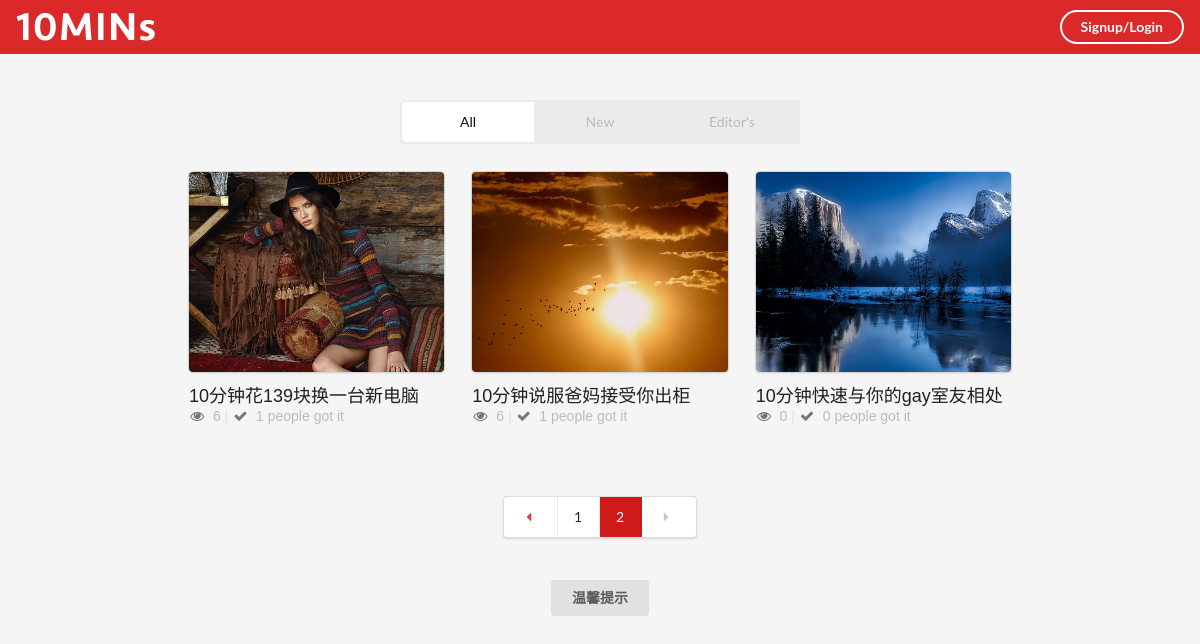
The page /index/?cat=all&page=2 on the database its author committed.
### firstapp/models.py (models this page shows, shortened)
class Article(models.Model):
    title = models.CharField(max_length=500)
    img = models.CharField(null=True, blank=True, max_length=250)
    content = models.TextField(null=True, blank=True)
    views = models.IntegerField(default=0)
    likes = models.IntegerField(default=0)
    createtime = models.DateField()
    collected_by = models.ManyToManyField(blank=True, to=UserProfile, related_name='under_collection')
    CAT_CHOICES = {
        ("all", "All"),
        ("new", "New"),
        ("editor", "Editor's")
    }
    category = models.CharField(choices=CAT_CHOICES, default="all", max_length=20)

### firstapp/views.py (the view)
# urls.py: url(r'^index/', index, name="index"),
def index(request):
    cat = request.GET.get('cat')
    if cat == 'all':
        article_list = Article.objects.filter(category='all')
    elif cat == 'new':
        article_list = Article.objects.filter(category='new')
    elif cat == 'editor':
        article_list = Article.objects.filter(category='editor')
    page_robot = Paginator(article_list, 6)
    page_num = request.GET.get('page')
    try:
        article_list = page_robot.page(page_num)
    except EmptyPage:
        article_list = page_robot.page(page_robot.num_pages)
    except PageNotAnInteger:
        article_list = page_robot.page(1)
    context = {}
    context["article_list"] = article_list
    context["cat"] = cat
    return render(request, 'index.html', context)

### firstapp/templates/index.html (shortened to what this page needs)
{% load staticfiles %}
<!DOCTYPE html>
<html>
<head>
    <link rel="stylesheet" href="{% static 'css/semantic.css' %}" media="screen" title="no title" charset="utf-8">
    <link rel="stylesheet" href="{% static  'css/list_custom.css' %}" media="screen" title="no title" charset="utf-8">
</head>
<body>
    <div class="ui inverted top fixed menu borderless red menu">
        <div class="header item">
            <div class="ui image">
                <a href="{% url 'index' %}?cat=all">
                    <img src="{% static 'images/tenlogo.png' %}" alt="">
                </a>
            </div>
        </div>
        <div class="right menu">
            {% if request.user.is_authenticated %}
                <div class="item">
                    <h5 class="ui inverted header">
                        <div class="ui mini circular image">
                            <a href="{% url 'myinfo' %}">
                                <!-- note: don't forget .profile
                            because User has no avatar field -->
                                {% if request.user.profile.avatar %}
                                    <img src="/upload/{{ request.user.profile.avatar }}" alt="">
                                {% else %}
                                    <img src="{% static 'images/default.png' %}" alt="" />
                                {% endif %}
                            </a>
                        </div>
                        <span>
                            {% if request.user.profile.realname %}
                                {{ request.user.profile.realname }}
                            {% else %}
                                {{ request.user.username }}
                            {% endif %}
                        </span>
                    </h5>
                </div>
                <div class="item">
                    <a href="{% url 'logout' %}" class="ui inverted circular button">Logout</a>
                </div>
            {% else %}
                <div class="item">
                    <a href="{% url 'login' %}" class="ui inverted circular button">Signup/Login</a>
                </div>
            {% endif %}
        </div>
    </div>
    <div class="ui inverted segment container nav">
        <div class="ui  three borderless  item  menu">
            {% ifequal cat 'all' %}
                <a class="active item" href="?cat=all"> All </a>
            {% else %}
                <a class="item" href="?cat=all"> All </a>
            {% endifequal %}
            {% ifequal cat 'new' %}
                <a class="active item" href="?cat=new"> New </a>
            {% else %}
                <a class="item" href="?cat=new"> New </a>
            {% endifequal %}
            {% ifequal cat 'editor' %}
                <a class="active item" href="?cat=editor"> Editor's </a>
            {% else %}
                <a class="item" href="?cat=editor"> Editor's </a>
            {% endifequal %}
        </div>
    </div>
    <div class="ui basic segment container content">
        <div class="ui three column grid">
            {% if article_list%}
                {% for article in article_list %}
                <div class="column">
                    <a class="ui fluid card" href="{% url 'detail' article.id %}">
                        <div class="image">
                            <img src="{{ article.img }}" alt="" style="height:200px;object-fit: cover;">
                        </div>
                    </a>
                    <div class="title header" href="#">{{ article.title }}</div>
                    <i class="icon grey unhide"></i>
                    <span style="color:#bbbbbb">{{ article.views }}</span>
                    <span class="" style="color:rgb(226, 226, 226)">|</span>
                    <i class="icon grey checkmark"></i>
                    <span style="color:#bbbbbb"> {{ article.likes }} people got it</span>
                </div>
                {% endfor %}
            {% else %}
                <h3 style="color: #a5a5a5;position: absolute;top: 50%;left: 50%;transform: translateX(-50%) translateY(-25%);">你还没有分享过任何10分钟技能...</h3>
            {% endif %}
        </div>
    </div>
    <div class="ui center aligned very padded vertical segment container" style="border-bottom: 0;">
        <div class="ui pagination menu">
            {% if article_list.has_previous %}
                <a href="?cat={{ cat }}&page={{ article_list.previous_page_number }}" class="item">
                    <i class="icon red left caret"></i>
                </a>
            {% else %}
                <a href="?cat={{ cat }}&page={{ article_list.start_index }}" class="disabled item">
                    <i class="icon  left caret"></i>
                </a>
            {% endif %}
            {% for page_number in article_list.paginator.page_range %}
                {% ifequal page_number  article_list.number %}
                    <a href="?cat={{ cat }}&cat={{ cat }}&page={{ page_number }}" class="active item" style="background-color: #d01919; color:white">
                        {{ page_number }}
                    </a>
                {% else %}
                    <a href="?cat={{ cat }}&page={{ page_number }}" class=" item">
                        {{ page_number }}
                    </a>
                {% endifequal %}
            {% endfor %}
            {% if  article_list.has_next %}
                <a href="?cat={{ cat }}&page={{ article_list.next_page_number }}" class="item">
                    <i class="icon red right caret"></i>
                </a>
            {% else %}
                <a href="?cat={{ cat }}&page={{ article_list.paginator.num_pages }}" class="disabled item">
                    <i class="icon  right caret"></i>
                </a>
            {% endif %}
        </div>
    </div>
    <div class="ui container" style="border-top: 0;">
        <button onclick="myFunction()" class="ui button" style="position:relative ;left: 50%;transform: translate(-50%,0);">温馨提示</button>
    </div>
</body>
</html>

### firstapp/static/css/list_custom.css (style rules this page uses)
body { background-color: rgb(245, 245, 245); font-family: 'Raleway', sans-serif; }
.title.header { font-family: 'Raleway', sans-serif!important; font-size:18px!important; }
.ui.inverted.segment.container.nav { width: 400px; background-color: rgb(235, 235, 235); padding: 2px 2px 2px 2px; margin-top: 100px; }
.ui.three.borderless.item.menu { border: none; box-shadow:none }
.ui.inverted.segment.container.nav .item { background-color: rgb(235, 235, 235); color: rgb(187, 187, 187); }
.ui.inverted.segment.container.nav .active.item { background-color: rgb(255, 255, 255); color: rgb(15, 15, 15); }
.ui.basic.segment.container.content { width: 850px; }

### rows shown on the page
Article: img (picture), title "10分钟花139块换一台新电脑", views "6", likes "1"
Article: img (picture), title "10分钟说服爸妈接受你出柜", views "6", likes "1"
Article: shows a picture, title "10分钟快速与你的gay室友相处", views "0", likes "0"

### other values the page prints
{{ page_number }} "1"
{{ page_number }} "2"
